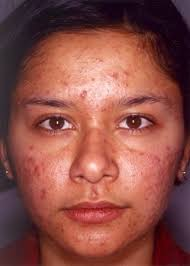
#> input picture input/beautify.jpg, 190 x 266 px, found by its file name
$ python candidorposed.py   (older library calls are emulated)
#> lines starting #> are read from the running program, lines starting #| are printed output that depends on the picture; after the words box and inside, x2 and y2 are one past the last pixel; in counts of white or black regions, pixels touching at a corner belong together
#> the answer given: ../input/beautify.jpg
import cv2
import os
import numpy as np

def show_resized(win_name, img, max_height=700):
    h, w = img.shape[:2]
    if h > max_height:
        scale = max_height / h
        img = cv2.resize(img, (int(w * scale), int(h * scale)))
    cv2.imshow(win_name, img)

def load_images(input_dir, filenames):
    for name in filenames:
        name = name.strip()
        path = os.path.join(input_dir, name)

        img = cv2.imread(path)
        if img is None:
            print(f"Skipped: {name}")
            continue

        yield name, img

def save_image(output_dir, filename, img, prefix="classified_"):
    os.makedirs(output_dir, exist_ok=True)
    output_path = os.path.join(output_dir, f"{prefix}{filename}")
    cv2.imwrite(output_path, img)
    return output_path

def classify_candid_or_posed(img):
    import cv2
    import numpy as np

    # ---- Load cascades locally ----
    face_cascade = cv2.CascadeClassifier(
        cv2.data.haarcascades + "haarcascade_frontalface_default.xml"
    )
    eye_cascade = cv2.CascadeClassifier(
        cv2.data.haarcascades + "haarcascade_eye.xml"
    )

    # ---- Blur score (local helper) ----
    def blur_score(image):
        gray = cv2.cvtColor(image, cv2.COLOR_BGR2GRAY)
        return cv2.Laplacian(gray, cv2.CV_64F).var()

    # ---- Detection ----
    gray = cv2.cvtColor(img, cv2.COLOR_BGR2GRAY)
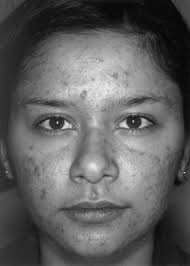
#> gray: shape (266, 190); min 6, max 236, mean 94.8
#> img is the input picture: shape (266, 190, 3); mean B, G, R 70, 77.4, 138.4
    faces = face_cascade.detectMultiScale(
        gray, scaleFactor=1.3, minNeighbors=5
    )
#> faces = ()

    h, w = img.shape[:2]
#> h = 266; w = 190
    center_x = w // 2
#> center_x = 95

    looking_at_camera = False
    off_center = False

    for (x, y, fw, fh) in faces:
        face_roi_gray = gray[y:y+fh, x:x+fw]
        eyes = eye_cascade.detectMultiScale(face_roi_gray)

        if len(eyes) >= 2:
            looking_at_camera = True

        face_center_x = x + fw // 2
        if abs(face_center_x - center_x) > w * 0.15:
            off_center = True

        # Draw detections
        cv2.rectangle(img, (x, y), (x+fw, y+fh), (0, 255, 0), 2)
        for (ex, ey, ew, eh) in eyes:
            cv2.rectangle(
                img[y:y+fh, x:x+fw],
                (ex, ey),
                (ex+ew, ey+eh),
                (255, 0, 0),
                1
            )
#> this loop made 0 passes

    # ---- Scoring ----
    blur_var = blur_score(img)
#> blur_var = 219.6
    is_blurry = blur_var < 100
#> is_blurry = False

    score = 0
    if len(faces) == 0:
        score += 3
    if not looking_at_camera:
        score += 2
    if is_blurry:
        score += 1
    if off_center:
        score += 1
    if len(faces) > 1:
        score += 1

    label = "CANDID" if score >= 3 else "POSED"

    return label, score, blur_var

def main():
    input_dir = "input"
    output_dir = "output"

    selected_files = input(
        "Enter image filenames (comma separated): "
    ).split(",")

    for filename, img in load_images(input_dir, selected_files):
        label, score, blur_var = classify_candid_or_posed(img)
#> label = 'CANDID'; score = 5; blur_var = 219.6

        cv2.putText(
            img,
            label,
            (30, 50),
            cv2.FONT_HERSHEY_SIMPLEX,
            1.5,
            (0, 0, 255) if label == "CANDID" else (0, 255, 0),
            3
        )
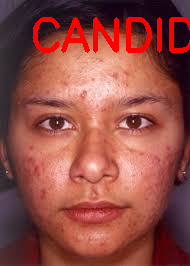
#> img: shape (266, 190, 3); 4.37% of pixels changed, all inside (x1, y1, x2, y2) = (33, 17, 190, 53)

        show_resized("Candid or Posed", img)
        cv2.waitKey(0)
        cv2.destroyAllWindows()

        path = save_image(output_dir, filename, img)
#> path = 'output/classified_../input/beautify.jpg'
        print(f"Saved: {path}")
#| Saved: output/classified_../input/beautify.jpg

if __name__ == "__main__":
    main()

$ run again, on input/candid.jpg
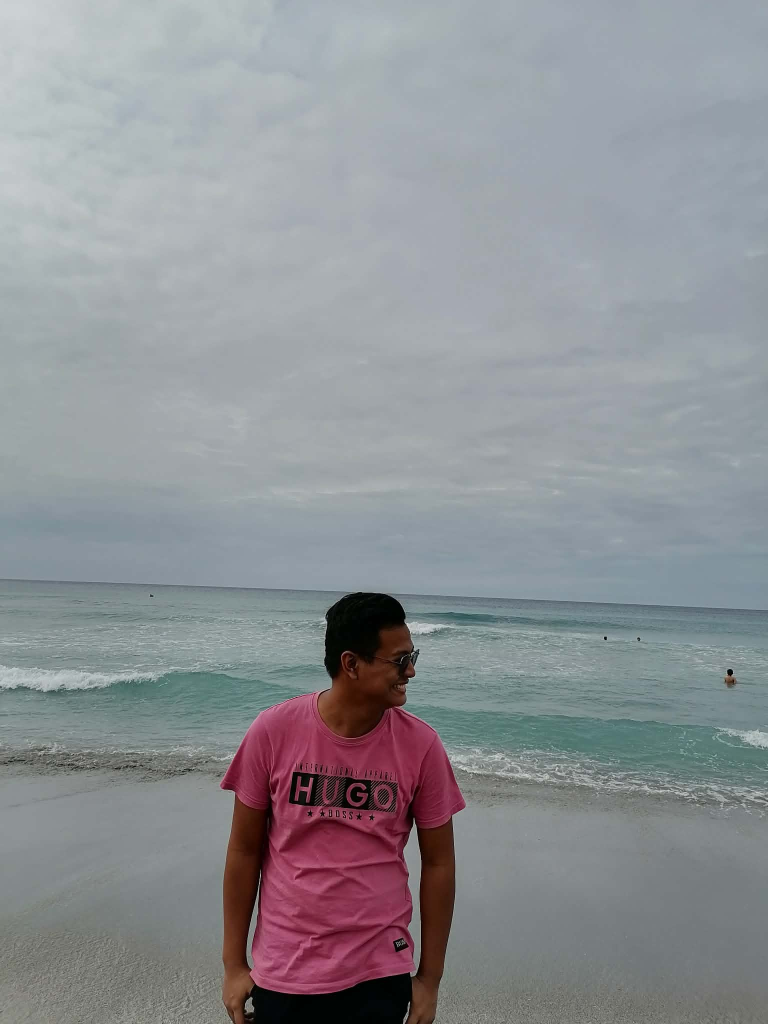
#> input picture input/candid.jpg, 1536 x 2048 px, found by its file name (shown at 1/2 size)
#> in classify_candid_or_posed, `gray = cv2.cvtColor(img, cv2.COLOR_BGR2GRAY)`:
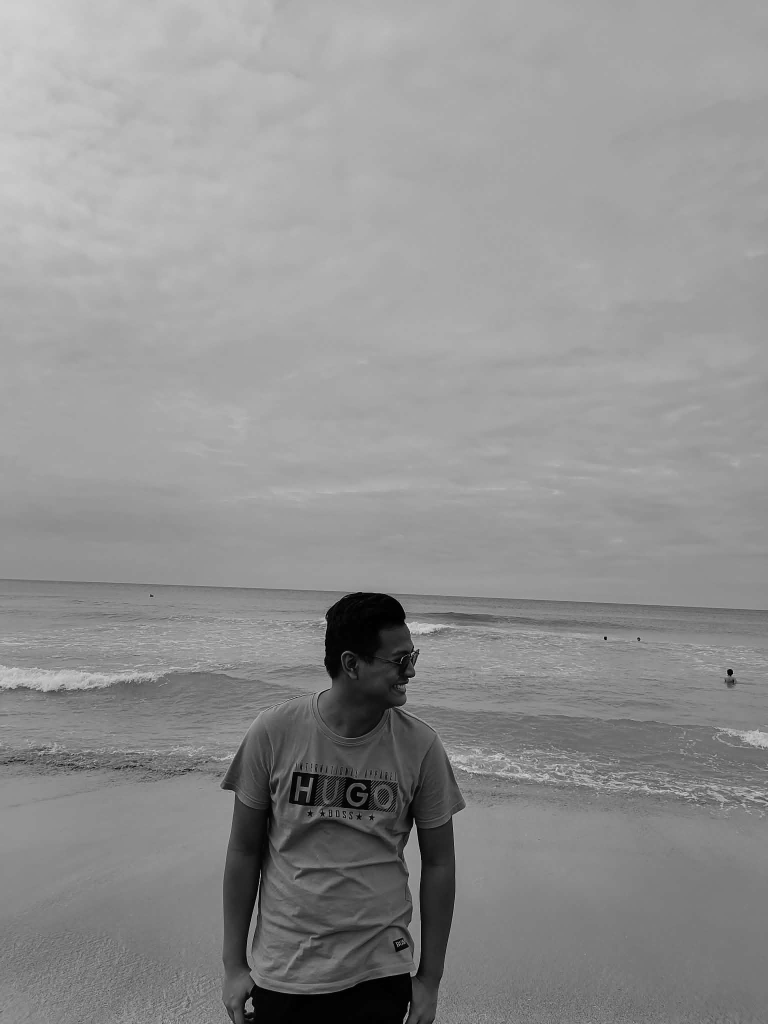
#> gray: shape (2048, 1536) (shown at 1/2 size); min 0, max 254, mean 144.3
#> in classify_candid_or_posed, img is the input picture: shape (2048, 1536, 3); mean B, G, R 148.9, 144.5, 142.2
#> faces = ()
#> in classify_candid_or_posed, `blur_var = blur_score(img)`: blur_var = 172.1
#> is_blurry = False
#> in main, `label, score, blur_var = classify_candid_or_posed(img)`: label = 'CANDID'; score = 5; blur_var = 172.1
#> in show_resized, `img = cv2.resize(img, (int(w * scale), int(h * scale)))`:
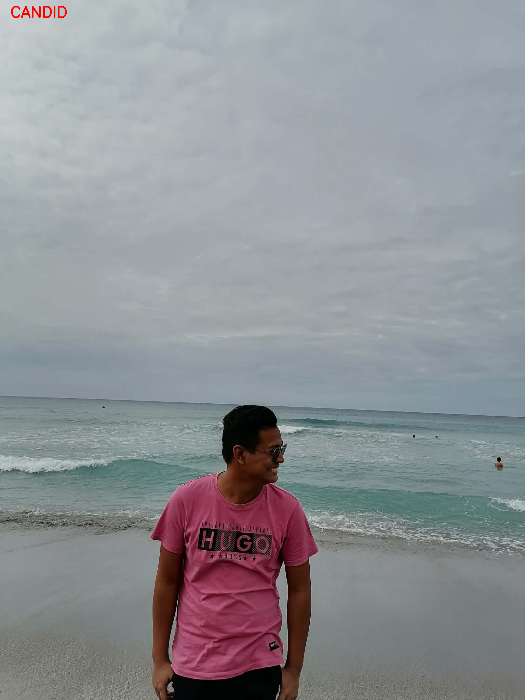
#> img: shape (700, 525, 3); mean of channels 0, 1, 2 148.7, 144.4, 142.2; drawn as B, G, R
#> path = 'output/classified_../input/candid.jpg'
#| Saved: output/classified_../input/candid.jpg
